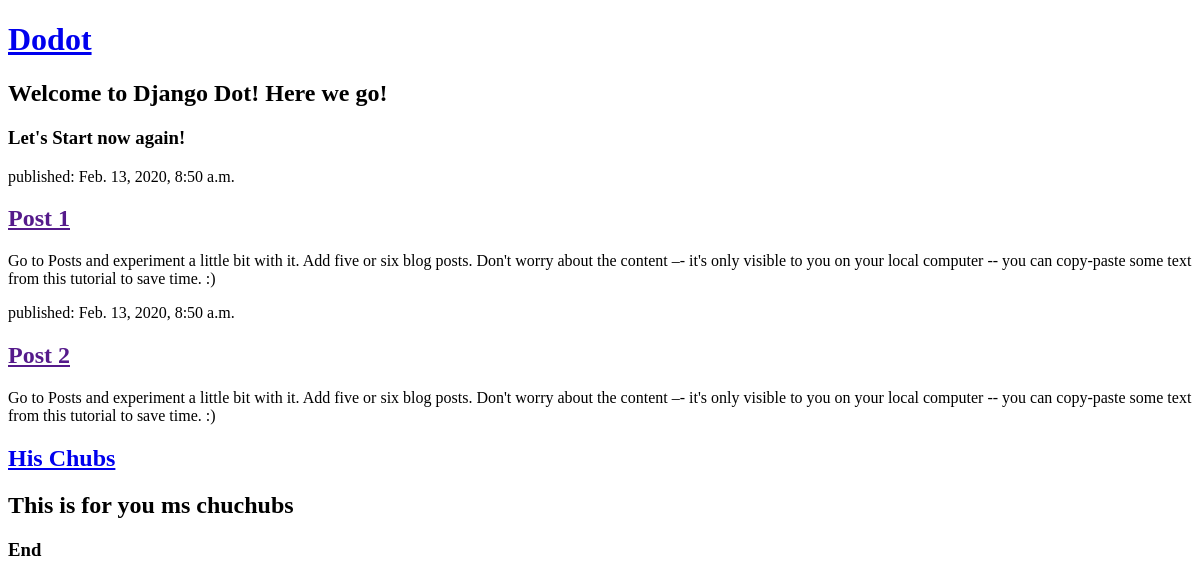
The app's page /, older data.
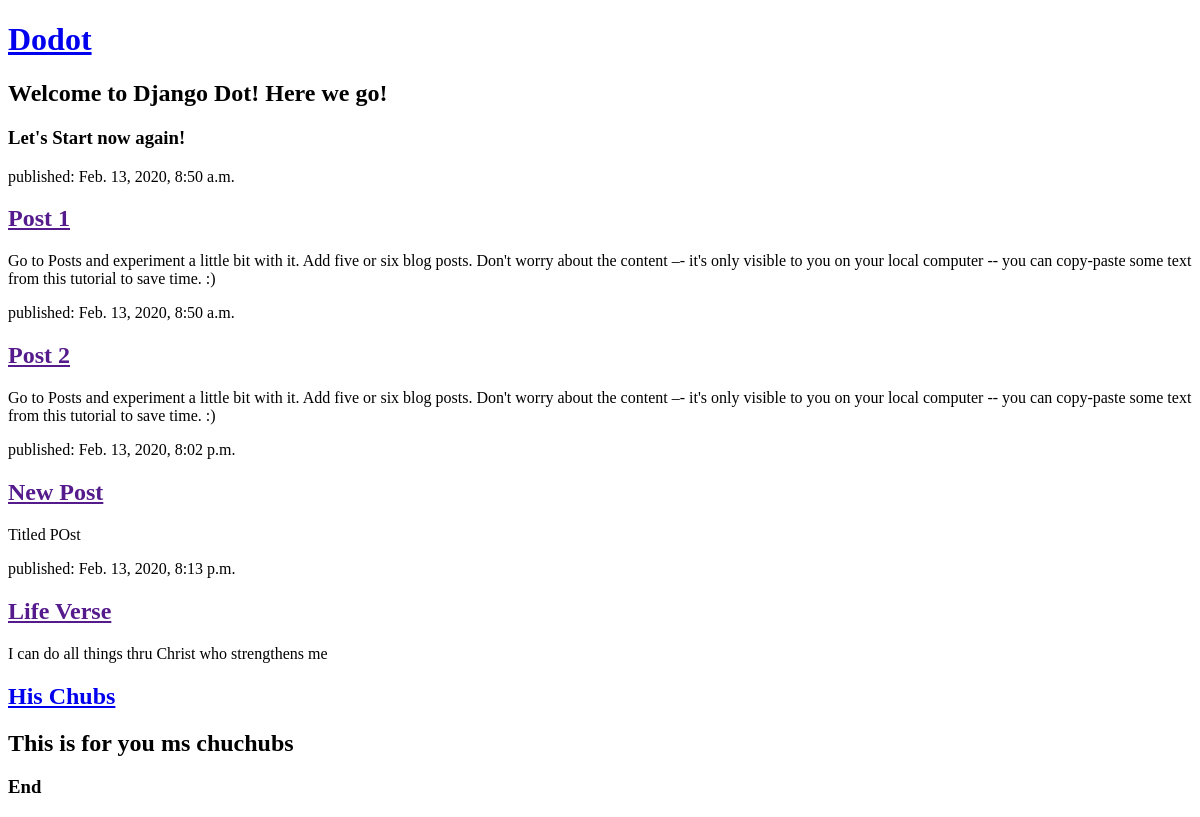
The same page, newer data.
### blog/models.py (models this page shows, shortened)
class Post(models.Model):
    author = models.ForeignKey(settings.AUTH_USER_MODEL, on_delete=models.CASCADE)
    title = models.CharField(max_length=200)
    text = models.TextField()
    created_date = models.DateTimeField(default=timezone.now)
    published_date = models.DateTimeField(blank=True, null=True)

### blog/views.py (the view)
# urls.py: path('', views.post_list, name='post_list'),
def post_list(request):
    posts = Post.objects.filter(published_date__lte=timezone.now()).order_by('published_date')
    return render(request, 'blog/post_list.html', {'posts': posts})

### blog/templates/blog/post_list.html (shortened to what this page needs)
<!DOCTYPE html>
<html lang="en">
<head>
</head>
<body>
    <div>
        <h1><a href="https://facebook.com/edchelstephens">Dodot</a></h1>
        <h2>Welcome to Django Dot! Here we go!</h2>
        <h3>Let's Start now again!</h3>
    </div>
    {% for post in posts %}
        <div>
            <p>published: {{ post.published_date }}</p>
            <h2><a href="">{{ post.title }}</a></h2>
            <p>{{ post.text|linebreaksbr }}</p>
        </div>
    {% endfor %}
    <div>
        <h2><a href="https://www.facebook.com/joyxty">His Chubs</a></h2>
        <h2>This is for you ms chuchubs</h2>
        <h3>End</h3>
    </div>
</body>
</html>

Row changes from the older to the newer data that the page shows:
added Post: published_date "Feb. 13, 2020, 8:02 p.m.", title "New Post", text "Titled POst"
added Post: published_date "Feb. 13, 2020, 8:13 p.m.", title "Life Verse", text "I can do all things thru Christ who strengthens me"
